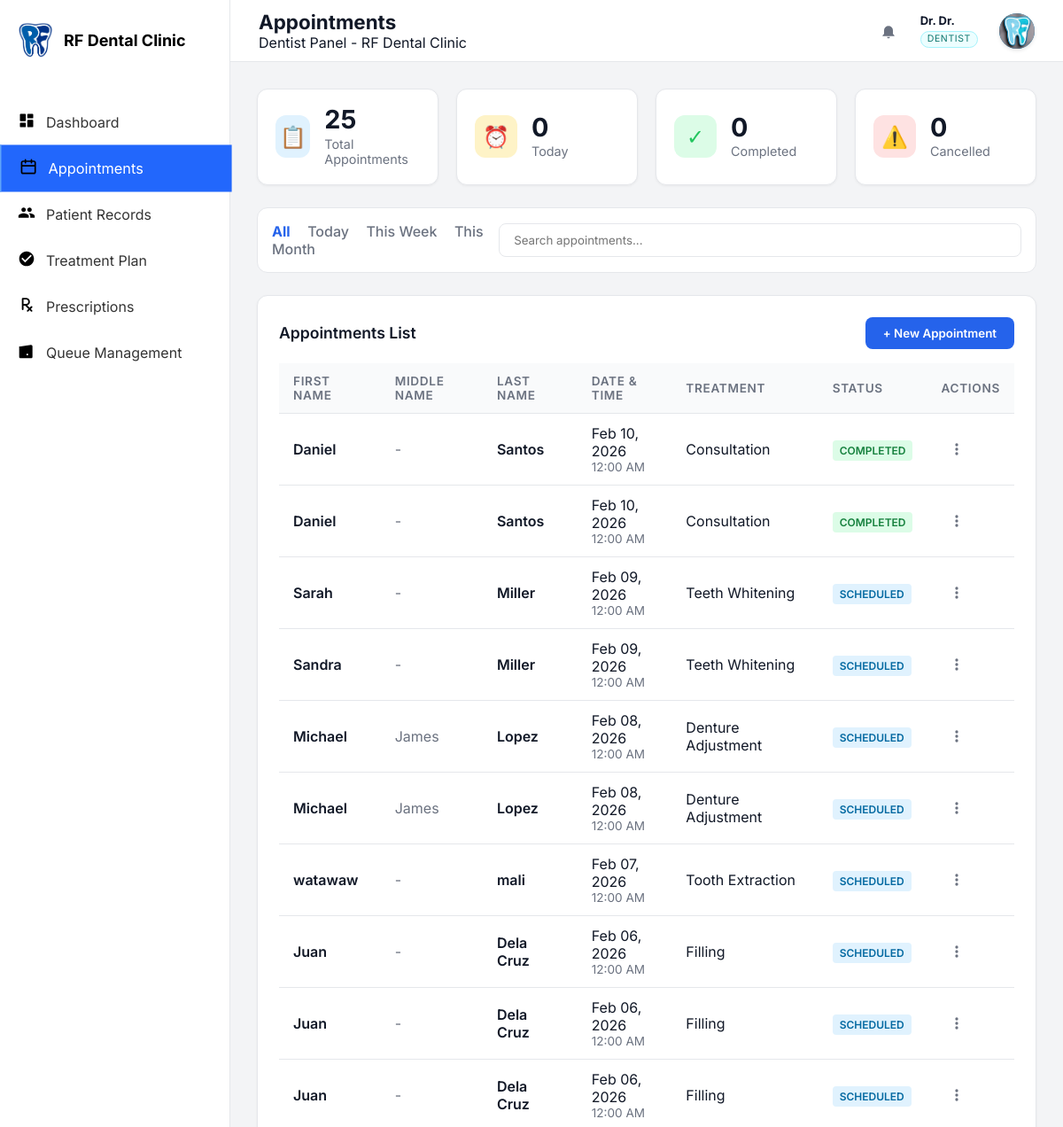
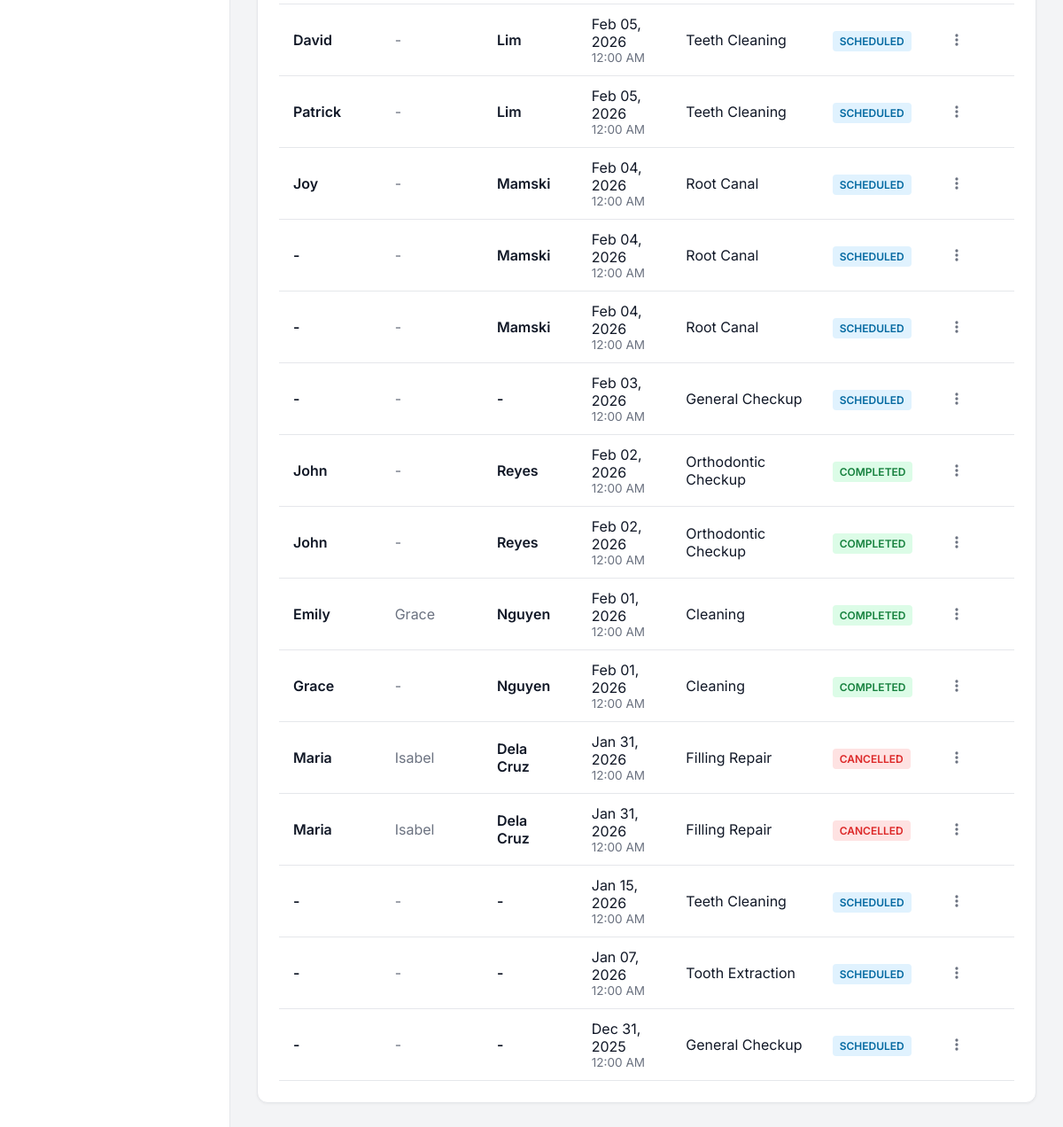
/dentist_appointments.php (signed in), run on the app's committed database (2 pictures, top to bottom).
### tables this page shows
CREATE TABLE `appointments` (
  `id` int(11) NOT NULL,
  `first_name` varchar(100) NOT NULL,
  `middle_name` varchar(100) DEFAULT NULL,
  `last_name` varchar(100) NOT NULL,
  `patient_id` int(11) DEFAULT NULL,
  `appointment_date` datetime NOT NULL,
  `appointment_time` time NOT NULL DEFAULT '09:00:00',
  `treatment` varchar(100) DEFAULT 'General Checkup',
  `notes` text DEFAULT NULL,
  `status` varchar(20) DEFAULT 'scheduled',
  `created_at` timestamp NOT NULL DEFAULT current_timestamp(),
  `updated_at` timestamp NOT NULL DEFAULT current_timestamp() ON UPDATE current_timestamp(),
  `created_by` int(11) DEFAULT NULL,
  `is_archived` tinyint(1) NOT NULL DEFAULT 0,
  `deleted_at` datetime DEFAULT NULL,
  `is_registered_patient` tinyint(1) NOT NULL DEFAULT 0,
  `converted_patient_id` int(11) DEFAULT NULL,
  `is_converted_to_patient` tinyint(1) NOT NULL DEFAULT 0
);

### dentist_appointments.php (the view, shortened to what this page needs)
<?php
require_once 'config/database.php';
require_once 'includes/dentist_layout_start.php';
try {
    $stmt = $pdo->query("SELECT
        COUNT(*) as total,
        SUM(CASE WHEN DATE(appointment_date) = CURDATE() THEN 1 ELSE 0 END) as today,
        SUM(CASE WHEN status = 'completed' AND DATE(appointment_date) = CURDATE() THEN 1 ELSE 0 END) as completed,
        SUM(CASE WHEN status = 'cancelled' AND DATE(appointment_date) = CURDATE() THEN 1 ELSE 0 END) as cancelled
    FROM appointments");
    $stats = $stmt->fetch(PDO::FETCH_ASSOC);
    $totalAppointments = $stats['total'] ?? 0;
    $todayAppointments = $stats['today'] ?? 0;
    $completedAppointments = $stats['completed'] ?? 0;
    $cancelledAppointments = $stats['cancelled'] ?? 0;
} catch (Exception $e) {
    $totalAppointments = $todayAppointments = $completedAppointments = $cancelledAppointments = 0;
}
try {
    $stmt = $pdo->query("SELECT a.*,
        a.first_name, a.middle_name, a.last_name,
        p.phone, p.email FROM appointments a
        LEFT JOIN patients p ON a.patient_id = p.id
        ORDER BY a.appointment_date DESC");
    $appointments = $stmt->fetchAll(PDO::FETCH_ASSOC);
} catch (Exception $e) {
    $appointments = [];
}
?>
<div class="summary-cards">
    <div class="summary-card">
        <div class="summary-icon blue" style="background: #e0f2fe; color: #0284c7;">📋</div>
        <div class="summary-info">
            <h3><?php echo $totalAppointments; ?></h3>
            <p>Total Appointments</p>
        </div>
    </div>
    <div class="summary-card">
        <div class="summary-icon yellow">⏰</div>
        <div class="summary-info">
            <h3><?php echo $todayAppointments; ?></h3>
            <p>Today</p>
        </div>
    </div>
    <div class="summary-card">
        <div class="summary-icon green">✓</div>
        <div class="summary-info">
            <h3><?php echo $completedAppointments; ?></h3>
            <p>Completed</p>
        </div>
    </div>
    <div class="summary-card">
        <div class="summary-icon red" style="background: #fee2e2; color: #dc2626;">⚠️</div>
        <div class="summary-info">
            <h3><?php echo $cancelledAppointments; ?></h3>
            <p>Cancelled</p>
        </div>
    </div>
</div>
<div class="search-filters">
    <div class="filter-tabs">
        <span class="active" data-filter="all">All</span>
        <span data-filter="today">Today</span>
        <span data-filter="week">This Week</span>
        <span data-filter="month">This Month</span>
    </div>
    <input type="text" class="search-input" placeholder="Search appointments...">
</div>
<div class="section-card">
    <div class="section-title">
        <span>Appointments List</span>
        <button class="btn-primary" onclick="openNewAppointmentModal()">+ New Appointment</button>
    </div>
    <table class="data-table">
        <thead>
            <tr>
                <th>First Name</th>
                <th>Middle Name</th>
                <th>Last Name</th>
                <th>Date & Time</th>
                <th>Treatment</th>
                <th>Status</th>
                <th>Actions</th>
            </tr>
        </thead>
        <tbody>
            <?php if (!empty($appointments)): ?>
                <?php foreach ($appointments as $apt): ?>
                    <?php
                        $firstName = htmlspecialchars($apt['first_name'] ?? '');
                        $middleName = htmlspecialchars($apt['middle_name'] ?? '');
                        $lastName = htmlspecialchars($apt['last_name'] ?? '');
                        $appointmentDate = new DateTime($apt['appointment_date']);
                        $appointmentTime = $appointmentDate->format('h:i A');
                        $appointmentDateStr = $appointmentDate->format('M d, Y');
                        $status = $apt['status'] ?? 'scheduled';
                        $statusColor = match($status) {
                            'completed' => 'background: #dcfce7; color: #15803d;',
                            'cancelled' => 'background: #fee2e2; color: #dc2626;',
                            default => 'background: #e0f2fe; color: #0369a1;'
                        };
                        $statusText = ucfirst($status);
                    ?>
                    <tr class="appointment-row" data-date="<?php echo $apt['appointment_date']; ?>" data-name="<?php echo strtolower($firstName . ' ' . $middleName . ' ' . $lastName); ?>">
                        <td>
                            <div style="font-weight: 600;"><?php echo $firstName ?: '-'; ?></div>
                        </td>
                        <td>
                            <div style="color: #6b7280;"><?php echo $middleName ?: '-'; ?></div>
                        </td>
                        <td>
                            <div style="font-weight: 600;"><?php echo $lastName ?: '-'; ?></div>
                        </td>
                        <td>
                            <div><?php echo $appointmentDateStr; ?></div>
                            <div style="font-size: 0.85rem; color: #6b7280;"><?php echo $appointmentTime; ?></div>
                        </td>
                        <td><?php echo htmlspecialchars($apt['treatment'] ?? 'General Checkup'); ?></td>
                         <td><span class="status-badge" style="<?php echo $statusColor; ?>"><?php echo $statusText; ?></span></td>
                         <td>
                                <div class="appt-kebab-menu">
                                    <button class="appt-kebab-btn" data-appt-id="<?php echo $apt['id']; ?>">
                                        <svg xmlns="http://www.w3.org/2000/svg" width="20" height="20" viewBox="0 0 24 24" fill="currentColor">
                                            <circle cx="12" cy="6" r="2"/>
                                            <circle cx="12" cy="12" r="2"/>
                                            <circle cx="12" cy="18" r="2"/>
                                        </svg>
                                    </button>
                                </div>
                            </td>
                    </tr>
                <?php endforeach; ?>
            <?php else: ?>
                <tr>
                    <td colspan="7" style="text-align: center; padding: 2rem; color: #6b7280;">No appointments found</td>
                </tr>
            <?php endif; ?>
        </tbody>
    </table>
</div>
<?php require_once 'includes/dentist_layout_end.php'; ?>

### assets/css/dentist_dashboard.css (style rules this page uses)
:root { --primary-color: #0ea5e9; --primary-dark: #0284c7; --sidebar-bg: #375ba9; --sidebar-text: #000000; --sidebar-active-bg: #2563eb; --sidebar-active-text: #ffffff; --bg-body: #f3f4f6; --bg-card: #ffffff; --text-main: #111827; --text-secondary: #6b7280; --border-color: #e5e7eb; --status-waiting-bg: #e0f2fe; --status-waiting-text: #0369a1; --status-serving-bg: #dcfce7; --status-serving-text: #15803d; --status-cancelled-bg: #fee2e2; --status-cancelled-text: #b91c1c; --card-waiting: #f59e0b; --card-completed: #22c55e; --card-cancelled: #ef4444; --card-skipped: #9ca3af; }
* { box-sizing: border-box; margin: 0; padding: 0; font-family: 'Inter', sans-serif; }
body { background-color: var(--bg-body); color: var(--text-main); display: flex; min-height: 100vh; min-height: 100dvh; height: 100vh; overflow: hidden; }
.summary-cards { display: grid; grid-template-columns: repeat(4, 1fr); gap: 20px; margin-bottom: 30px; padding-bottom: 25px; }
.summary-card { background: var(--bg-card); padding: 20px; border-radius: 12px; display: flex; align-items: center; gap: 16px; box-shadow: 0 1px 3px rgba(0,0,0,0.05); border: 1px solid var(--border-color); }
.summary-icon { width: 48px; height: 48px; border-radius: 12px; display: flex; align-items: center; justify-content: center; font-size: 1.5rem; }
.summary-icon.yellow { background: #fef3c7; color: var(--card-waiting); }
.summary-icon.green { background: #dcfce7; color: var(--card-completed); }
.summary-icon.red { background: #fee2e2; color: var(--card-cancelled); }
.summary-info h3 { font-size: 1.8rem; font-weight: 700; line-height: 1; }
.summary-info p { font-size: 0.9rem; color: var(--text-secondary); margin-top: 4px; }
.section-card, .notification-box { background: var(--bg-card); border-radius: 12px; padding: 24px; margin-bottom: 24px; border: 1px solid var(--border-color); box-shadow: 0 1px 3px rgba(0,0,0,0.05); }
.section-title { font-size: 1.1rem; font-weight: 600; margin-bottom: 16px; display: flex; align-items: center; justify-content: space-between; gap: 16px; color: var(--text-main); }
.section-title .btn-primary { flex-shrink: 0; }
.status-badge { font-size: 0.75rem; padding: 4px 8px; border-radius: 4px; font-weight: 600; text-transform: uppercase; }
.btn-primary { background-color: #2563eb; color: white; border: none; padding: 10px 20px; border-radius: 8px; font-weight: 600; cursor: pointer; display: flex; align-items: center; gap: 8px; transition: background 0.2s; }
.search-filters { background: white; padding: 16px; border-radius: 12px; border: 1px solid var(--border-color); display: flex; justify-content: space-between; align-items: center; }
.search-input { padding: 10px 16px; border: 1px solid var(--border-color); border-radius: 8px; width: 300px; outline: none; }
.filter-tabs span { margin-right: 15px; color: var(--text-secondary); font-weight: 500; cursor: pointer; }
.filter-tabs span.active { color: #2563eb; font-weight: 700; }
.data-table { width: 100%; border-collapse: collapse; }
.data-table th, .data-table td { padding: 12px 16px; text-align: left; border-bottom: 1px solid var(--border-color); }
.data-table th { font-weight: 600; color: var(--text-secondary); font-size: 0.85rem; text-transform: uppercase; letter-spacing: 0.05em; background: #f9fafb; }
.search-input { transition: border-color 0.2s ease, box-shadow 0.2s ease; }
.data-table tbody tr { transition: background-color 0.2s ease; }
.section-card, .summary-card { transition: transform 0.2s ease, box-shadow 0.2s ease; }
.btn-primary, .action-btn { transition: all 0.2s ease; }

### dentist_appointments.php (style rules this page uses)
.appt-kebab-menu { position: relative; display: inline-block; }
.appt-kebab-btn { background: none; border: none; cursor: pointer; padding: 8px; border-radius: 50%; color: #6b7280; display: flex; align-items: center; justify-content: center; transition: all 0.2s ease; }
.search-filters { margin-bottom: 25px; }
.summary-cards { margin-bottom: 0px; }
.search-input { width: 700px; }

### data on the page
appointments: first_name "Daniel", middle_name "-", last_name "Santos", appointment_date "Feb 10, 2026", appointment_date "12:00 AM", treatment "Consultation", status "COMPLETED"
appointments: first_name "Daniel", middle_name "-", last_name "Santos", appointment_date "Feb 10, 2026", appointment_date "12:00 AM", treatment "Consultation", status "COMPLETED"
appointments: first_name "Sarah", middle_name "-", last_name "Miller", appointment_date "Feb 09, 2026", appointment_date "12:00 AM", treatment "Teeth Whitening", status "SCHEDULED"
appointments: first_name "Sandra", middle_name "-", last_name "Miller", appointment_date "Feb 09, 2026", appointment_date "12:00 AM", treatment "Teeth Whitening", status "SCHEDULED"
appointments: first_name "Michael", middle_name "James", last_name "Lopez", appointment_date "Feb 08, 2026", appointment_date "12:00 AM", treatment "Denture Adjustment", status "SCHEDULED"
appointments: first_name "Michael", middle_name "James", last_name "Lopez", appointment_date "Feb 08, 2026", appointment_date "12:00 AM", treatment "Denture Adjustment", status "SCHEDULED"
appointments: first_name "watawaw", middle_name "-", last_name "mali", appointment_date "Feb 07, 2026", appointment_date "12:00 AM", treatment "Tooth Extraction", status "SCHEDULED"
appointments: first_name "Juan", middle_name "-", last_name "Dela Cruz", appointment_date "Feb 06, 2026", appointment_date "12:00 AM", treatment "Filling", status "SCHEDULED"
appointments: first_name "Juan", middle_name "-", last_name "Dela Cruz", appointment_date "Feb 06, 2026", appointment_date "12:00 AM", treatment "Filling", status "SCHEDULED"
appointments: first_name "Juan", middle_name "-", last_name "Dela Cruz", appointment_date "Feb 06, 2026", appointment_date "12:00 AM", treatment "Filling", status "SCHEDULED"
appointments: first_name "David", middle_name "-", last_name "Lim", appointment_date "Feb 05, 2026", appointment_date "12:00 AM", treatment "Teeth Cleaning", status "SCHEDULED"
appointments: first_name "Patrick", middle_name "-", last_name "Lim", appointment_date "Feb 05, 2026", appointment_date "12:00 AM", treatment "Teeth Cleaning", status "SCHEDULED"
appointments: first_name "Joy", middle_name "-", last_name "Mamski", appointment_date "Feb 04, 2026", appointment_date "12:00 AM", treatment "Root Canal", status "SCHEDULED"
appointments: first_name "-", middle_name "-", last_name "Mamski", appointment_date "Feb 04, 2026", appointment_date "12:00 AM", treatment "Root Canal", status "SCHEDULED"
appointments: first_name "-", middle_name "-", last_name "Mamski", appointment_date "Feb 04, 2026", appointment_date "12:00 AM", treatment "Root Canal", status "SCHEDULED"
appointments: first_name "-", middle_name "-", last_name "-", appointment_date "Feb 03, 2026", appointment_date "12:00 AM", treatment "General Checkup", status "SCHEDULED"
appointments: first_name "John", middle_name "-", last_name "Reyes", appointment_date "Feb 02, 2026", appointment_date "12:00 AM", treatment "Orthodontic Checkup", status "COMPLETED"
appointments: first_name "John", middle_name "-", last_name "Reyes", appointment_date "Feb 02, 2026", appointment_date "12:00 AM", treatment "Orthodontic Checkup", status "COMPLETED"
appointments: first_name "Emily", middle_name "Grace", last_name "Nguyen", appointment_date "Feb 01, 2026", appointment_date "12:00 AM", treatment "Cleaning", status "COMPLETED"
appointments: first_name "Grace", middle_name "-", last_name "Nguyen", appointment_date "Feb 01, 2026", appointment_date "12:00 AM", treatment "Cleaning", status "COMPLETED"
appointments: first_name "Maria", middle_name "Isabel", last_name "Dela Cruz", appointment_date "Jan 31, 2026", appointment_date "12:00 AM", treatment "Filling Repair", status "CANCELLED"
appointments: first_name "Maria", middle_name "Isabel", last_name "Dela Cruz", appointment_date "Jan 31, 2026", appointment_date "12:00 AM", treatment "Filling Repair", status "CANCELLED"
appointments: first_name "-", middle_name "-", last_name "-", appointment_date "Jan 15, 2026", appointment_date "12:00 AM", treatment "Teeth Cleaning", status "SCHEDULED"
appointments: first_name "-", middle_name "-", last_name "-", appointment_date "Jan 07, 2026", appointment_date "12:00 AM", treatment "Tooth Extraction", status "SCHEDULED"
appointments: first_name "-", middle_name "-", last_name "-", appointment_date "Dec 31, 2025", appointment_date "12:00 AM", treatment "General Checkup", status "SCHEDULED"

### other printed values
$pageTitle "Appointments"
$displayHeaderName "Dr. Dr."
$totalAppointments "25"
$todayAppointments "0"
$completedAppointments "0"
$cancelledAppointments "0"
